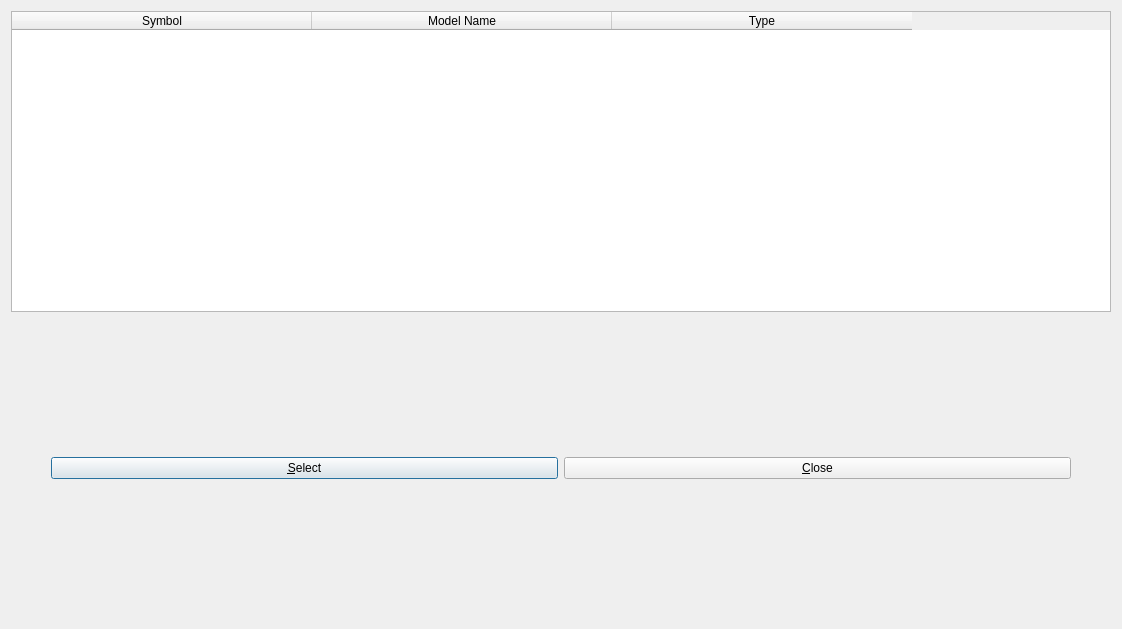
<?xml version="1.0" encoding="UTF-8"?>
<ui version="4.0">
 <class>ModelSelectDialog</class>
 <widget class="QDialog" name="ModelSelectDialog">
  <property name="geometry">
   <rect>
    <x>0</x>
    <y>0</y>
    <width>1122</width>
    <height>629</height>
   </rect>
  </property>
  <property name="windowTitle">
   <string>Model Select</string>
  </property>
  <layout class="QVBoxLayout" name="verticalLayout">
   <item>
    <widget class="QTableWidget" name="tableWidget">
     <property name="selectionMode">
      <enum>QAbstractItemView::SingleSelection</enum>
     </property>
     <property name="selectionBehavior">
      <enum>QAbstractItemView::SelectRows</enum>
     </property>
     <attribute name="horizontalHeaderDefaultSectionSize">
      <number>300</number>
     </attribute>
     <column>
      <property name="text">
       <string>Symbol</string>
      </property>
     </column>
     <column>
      <property name="text">
       <string>Model Name</string>
      </property>
     </column>
     <column>
      <property name="text">
       <string>Type</string>
      </property>
     </column>
    </widget>
   </item>
   <item>
    <layout class="QHBoxLayout" name="horizontalLayout">
     <item>
      <spacer name="horizontalSpacer">
       <property name="orientation">
        <enum>Qt::Qt.Orientation.Horizontal</enum>
       </property>
       <property name="sizeHint" stdset="0">
        <size>
         <width>40</width>
         <height>20</height>
        </size>
       </property>
      </spacer>
     </item>
     <item>
      <widget class="QPushButton" name="selectButton">
       <property name="text">
        <string>&amp;Select</string>
       </property>
      </widget>
     </item>
     <item>
      <widget class="QPushButton" name="closeButton">
       <property name="text">
        <string>&amp;Close</string>
       </property>
      </widget>
     </item>
     <item>
      <spacer name="horizontalSpacer_2">
       <property name="orientation">
        <enum>Qt::Qt.Orientation.Horizontal</enum>
       </property>
       <property name="sizeHint" stdset="0">
        <size>
         <width>40</width>
         <height>20</height>
        </size>
       </property>
      </spacer>
     </item>
    </layout>
   </item>
  </layout>
 </widget>
 <resources/>
 <connections/>
</ui>
